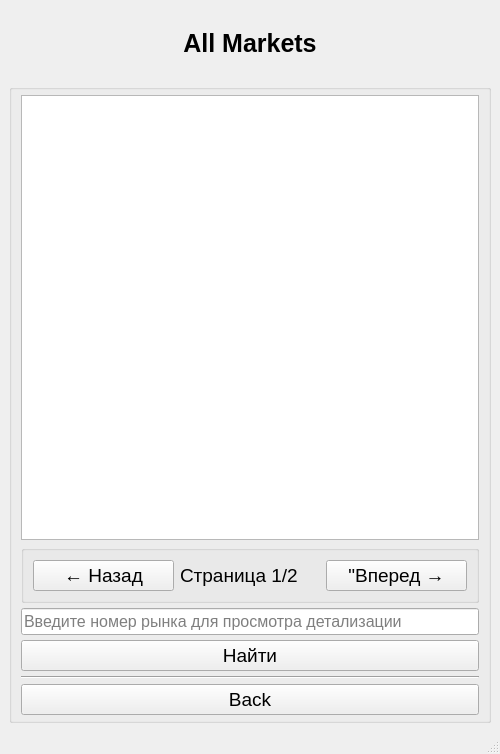
<?xml version="1.0" encoding="UTF-8"?>
<ui version="4.0">
 <class>MainWindow</class>
 <widget class="QMainWindow" name="MainWindow">
  <property name="geometry">
   <rect>
    <x>0</x>
    <y>0</y>
    <width>500</width>
    <height>754</height>
   </rect>
  </property>
  <property name="windowTitle">
   <string>MainWindow</string>
  </property>
  <widget class="QWidget" name="centralwidget">
   <property name="minimumSize">
    <size>
     <width>500</width>
     <height>700</height>
    </size>
   </property>
   <property name="maximumSize">
    <size>
     <width>16777215</width>
     <height>16777215</height>
    </size>
   </property>
   <layout class="QVBoxLayout" name="verticalLayout_2" stretch="0,0,0,0">
    <item>
     <spacer name="horizontalSpacer_2">
      <property name="orientation">
       <enum>Qt::Orientation::Horizontal</enum>
      </property>
      <property name="sizeHint" stdset="0">
       <size>
        <width>40</width>
        <height>20</height>
       </size>
      </property>
     </spacer>
    </item>
    <item>
     <widget class="QLabel" name="label">
      <property name="font">
       <font>
        <pointsize>19</pointsize>
        <bold>true</bold>
       </font>
      </property>
      <property name="text">
       <string>All Markets</string>
      </property>
      <property name="textFormat">
       <enum>Qt::TextFormat::AutoText</enum>
      </property>
      <property name="scaledContents">
       <bool>false</bool>
      </property>
      <property name="alignment">
       <set>Qt::AlignmentFlag::AlignCenter</set>
      </property>
     </widget>
    </item>
    <item>
     <spacer name="horizontalSpacer">
      <property name="orientation">
       <enum>Qt::Orientation::Horizontal</enum>
      </property>
      <property name="sizeHint" stdset="0">
       <size>
        <width>40</width>
        <height>20</height>
       </size>
      </property>
     </spacer>
    </item>
    <item>
     <widget class="QGroupBox" name="groupBox">
      <property name="font">
       <font>
        <pointsize>14</pointsize>
       </font>
      </property>
      <property name="title">
       <string/>
      </property>
      <property name="alignment">
       <set>Qt::AlignmentFlag::AlignCenter</set>
      </property>
      <layout class="QVBoxLayout" name="verticalLayout" stretch="0,0,0,0,0,1">
       <property name="spacing">
        <number>5</number>
       </property>
       <property name="sizeConstraint">
        <enum>QLayout::SizeConstraint::SetDefaultConstraint</enum>
       </property>
       <property name="topMargin">
        <number>5</number>
       </property>
       <property name="bottomMargin">
        <number>5</number>
       </property>
       <item>
        <widget class="QTableWidget" name="output_table_info"/>
       </item>
       <item>
        <widget class="QGroupBox" name="groupBox_2">
         <property name="title">
          <string/>
         </property>
         <layout class="QHBoxLayout" name="horizontalLayout_3">
          <item>
           <widget class="QPushButton" name="back_page_button">
            <property name="text">
             <string>← Назад</string>
            </property>
           </widget>
          </item>
          <item>
           <widget class="QLabel" name="pagination_info">
            <property name="text">
             <string>Страница 1/2</string>
            </property>
           </widget>
          </item>
          <item>
           <widget class="QPushButton" name="next_page_button">
            <property name="text">
             <string>&quot;Вперед →</string>
            </property>
           </widget>
          </item>
         </layout>
        </widget>
       </item>
       <item>
        <widget class="QLineEdit" name="number_field_input">
         <property name="font">
          <font>
           <pointsize>12</pointsize>
          </font>
         </property>
         <property name="inputMask">
          <string/>
         </property>
         <property name="text">
          <string/>
         </property>
         <property name="placeholderText">
          <string>Введите номер рынка для просмотра детализации</string>
         </property>
        </widget>
       </item>
       <item>
        <widget class="QPushButton" name="search_button">
         <property name="text">
          <string>Найти</string>
         </property>
        </widget>
       </item>
       <item>
        <widget class="Line" name="line">
         <property name="orientation">
          <enum>Qt::Orientation::Horizontal</enum>
         </property>
        </widget>
       </item>
       <item>
        <widget class="QPushButton" name="back_button">
         <property name="text">
          <string>Back</string>
         </property>
         <property name="autoExclusive">
          <bool>false</bool>
         </property>
        </widget>
       </item>
      </layout>
     </widget>
    </item>
   </layout>
  </widget>
  <widget class="QMenuBar" name="menubar">
   <property name="geometry">
    <rect>
     <x>0</x>
     <y>0</y>
     <width>500</width>
     <height>33</height>
    </rect>
   </property>
  </widget>
  <widget class="QStatusBar" name="statusbar"/>
 </widget>
 <resources/>
 <connections/>
</ui>
